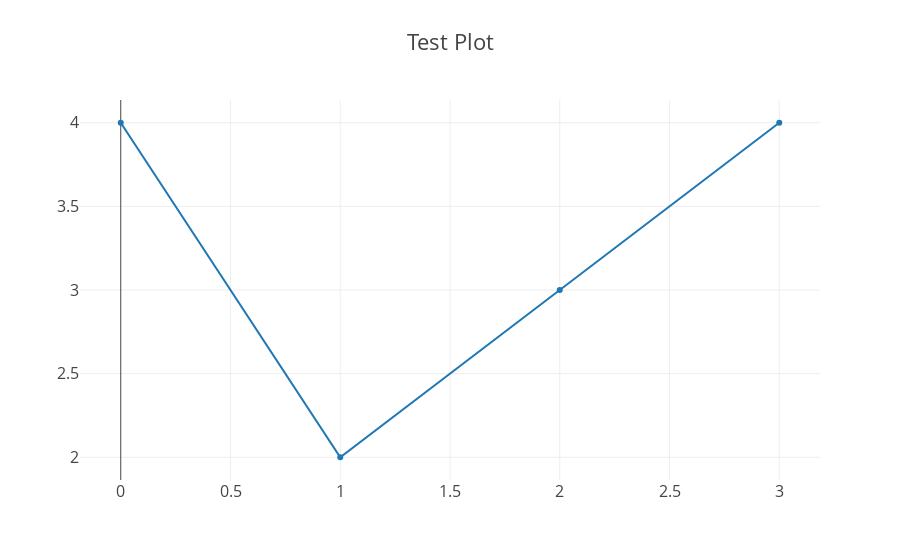

The code cell stored with this chart in its notebook:
### Markdown cell above
#### Static Image Export
The graphs generated from Plotly Offline can also be saved as an image when working in an ipython notebook, as shown below:

### Code cell
import plotly.offline as offline
import plotly.graph_objs as go

fig = go.Figure()
fig.add_scatter(y=[4, 2, 3, 4])
fig['layout'].update(
    title='Test Plot',
    font=dict(size=16)
)
iplot(fig)

### Figure 1 — Plotly figure (JSON) as saved in the notebook; plotly's stock layout.template omitted (floating-point values rounded to 4 significant figures)
{"data": [{"type": "scatter", "uid": "341ce214-3360-48d4-97fc-ca375e1a305f", "y": [4, 2, 3, 4]}], "layout": {"font": {"size": 16}, "title": {"text": "Test Plot"}}}
